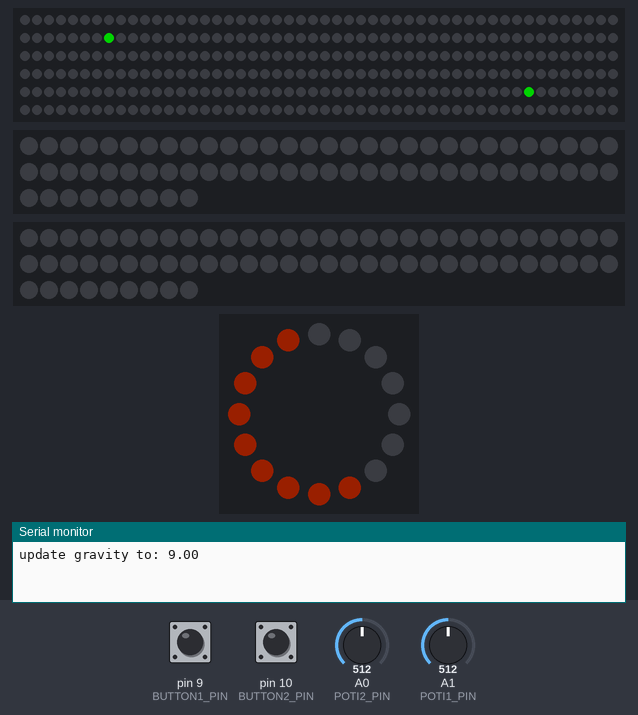
A sketch run on a simulated Arduino Uno, built with avr-gcc and run on an emulated ATmega328P. On the bench: 300 RGB LEDs in strip order, left to right, continuing on the next row, 2 × 69 RGB LEDs in strip order, left to right, continuing on the next row, 16 RGB LEDs in a ring, first at the top, clockwise, the last lines printed to the serial monitor. The test bench sets the inputs (shaded band); at power-on: pin 9 (BUTTON1_PIN) HIGH, pin 10 (BUTTON2_PIN) HIGH, A0 (POTI2_PIN) = 512, A1 (POTI1_PIN) = 512. Dim RGB values are drawn brighter than linear; random numbers use the default seed unless the sketch sets one.

Above: at 3.0 s.
3.1 s: pin 9 (BUTTON1_PIN) pulled LOW for 0.15 s
4.9 s: pin 10 (BUTTON2_PIN) pulled LOW for 1 s
6.5 s: A0 (POTI2_PIN) set to 943
At 6.9 s:
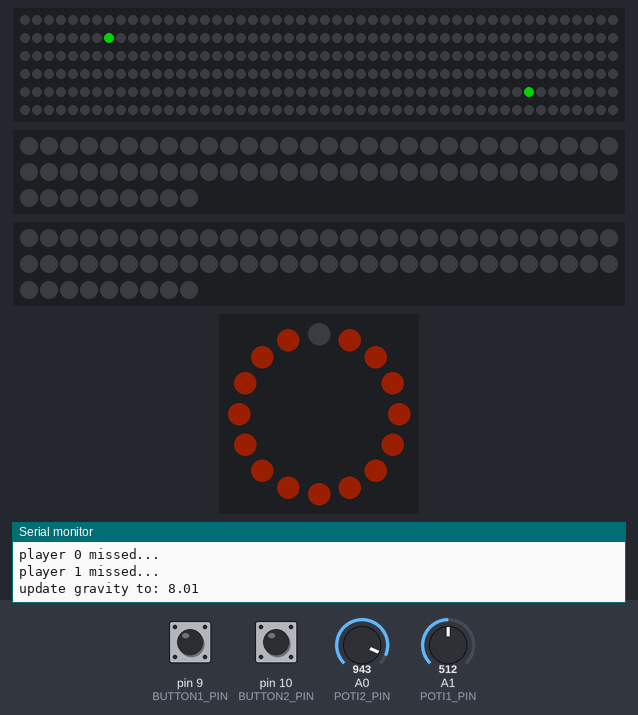
8.0 s: A0 (POTI2_PIN) set to 971
9.5 s: A1 (POTI1_PIN) set to 0
At 10.4 s:
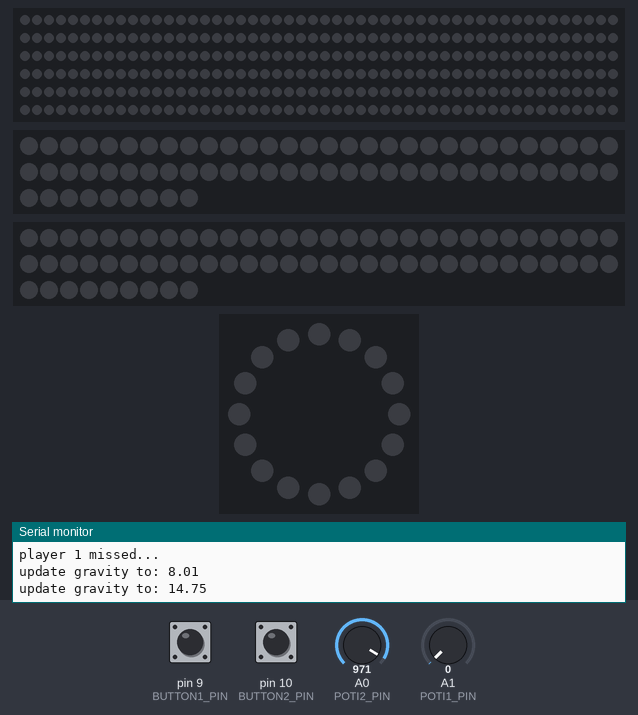
11.0 s: A1 (POTI1_PIN) set to 20
Timing chart, 0 to 14.0 s (numbered marks = the images above; inputs shaded):
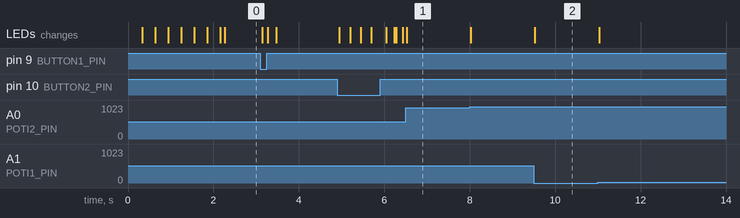

Measured:
- after the input at 9.5 s, the LEDs: change at once (image 2)

The sketch:

catapult.ino
```cpp
#include <Adafruit_NeoPixel.h>

#define STRIPE_PIN 2	 // input pin Neopixel is attached to
#define SHORT_STRIPE1_PIN 3
#define SHORT_STRIPE2_PIN 4
#define RING_PIN 5
#define BUTTON1_PIN 9
#define BUTTON2_PIN 10
#define POTI1_PIN A1
#define POTI2_PIN A0
#define STRIPPIXELS 69
#define DEMO_DELAY 30 // time in s until demo mode gets activated
#define DEMO_WINDOW 1000 // random variations of loading time in demo mode. 1000 means +-500ms variation.

// two led strips back to back for 360° "view". Comment out to have only one stripe.
#define DOUBLE_STRIPE

#ifdef DOUBLE_STRIPE
#define NUMPIXELS      300 // number of neopixels in main stripe
#define MAX_H 5.0 // maximum throwable height in meters
#else
#define NUMPIXELS      300 // number of neopixels in main stripe
#define MAX_H 10.0 // maximum throwable height in meters
#endif

enum states {
  IDLE, LOAD, THROW, HIT
};

Adafruit_NeoPixel stripe = Adafruit_NeoPixel(NUMPIXELS, STRIPE_PIN, NEO_GRB + NEO_KHZ800);
Adafruit_NeoPixel strip_l = Adafruit_NeoPixel(STRIPPIXELS, SHORT_STRIPE1_PIN, NEO_GRB + NEO_KHZ800);
Adafruit_NeoPixel strip_r = Adafruit_NeoPixel(STRIPPIXELS, SHORT_STRIPE2_PIN, NEO_GRB + NEO_KHZ800);
Adafruit_NeoPixel ring = Adafruit_NeoPixel(16, RING_PIN, NEO_GRB + NEO_KHZ800);

// global settings and states
double brightness = 100;
double gravity = 9;
double max_v = 1;
int target = 0;
int bullet_size = 10;
unsigned int max_score = 10;
bool demo_mode = false;

// player related variables
states state[2] = {IDLE, IDLE};
int score[2] = {0, 0};
uint8_t color_p[2][3] = {{255, 40, 41}, {50, 60, 180}};//{106, 95, 219}};

// load
unsigned long load_t0[2] = {0, 0};

// throw
double throw_v0[2] = {-1, -1};
unsigned long throw_t0[2] = {0, 0};
int throw_last_h[2] = {0, 0};
bool throw_missed[2] = {false, false};

// hit
int hit_position[2] = {0, 0};
unsigned long hit_t0[2] = {0, 0};

// demo / idle
unsigned long demo_last_interaction = 0;
unsigned long demo_t0[2] = {0, 0};
unsigned long demo_load[2] = {0, 0};

void setup() {
  stripe.begin(); // Initializes the NeoPixel library.
  strip_l.begin();
  strip_r.begin();
  ring.begin();
  pinMode(BUTTON1_PIN, INPUT_PULLUP); // initialize input pin
  pinMode(BUTTON2_PIN, INPUT_PULLUP); // initialize input pin
#ifdef DOUBLE_STRIPE
  target = random(20, NUMPIXELS/2);
#else
  target = random(20, NUMPIXELS);
#endif
  //randomSeed(analogRead(0)); // initialize random seed
  Serial.begin(9600);

  stripe.clear();
  stripe.show();
  strip_l.clear();
  strip_l.show();
  strip_r.clear();
  strip_r.show();
}

bool init_sequence = true;

void loop() {
  // read brightness poti
  int poti = analogRead(POTI1_PIN);
  if(abs(brightness - poti/1023.0) > 0.01) {
    brightness = poti/1023.0;
  }

  // read gravity poti
  poti = analogRead(POTI2_PIN);
  double tmp_gravity = max(1.0, poti/1023.0 * 16.0);
  if(abs(tmp_gravity - gravity) > 0.05) {
    Serial.print("update gravity to: ");
    Serial.println(gravity);
    gravity = tmp_gravity;
    // compute new maximum velocity
    max_v = sqrt(2 * MAX_H * gravity);
  }
  updateRing();

  // this is only executed once, but after reading poti values, therefore not in setup()
  if(init_sequence) {
    initSequence();
    init_sequence = false;
  }

  //  clear current stripe status
  stripe.clear();

  // visualize target pixel
  stripe.setPixelColor(target, br_color(0, 255, 0));
#ifdef DOUBLE_STRIPE
  stripe.setPixelColor(NUMPIXELS-target-1, br_color(0, 255, 0));
#endif

  // visualize score
  updateScore();

  // update state machine
  for(int player=0; player <= 1; player++) {
    bool input = (player == 0) ? !digitalRead(BUTTON1_PIN) : !digitalRead(BUTTON2_PIN); // read push buttons

    // interrupt demo mode and reset timer if an interaction happens
    if(input) {
      if(demo_mode) {
        score[0] = 0;
        score[1] = 0;
      }
      demo_last_interaction = millis();
      demo_mode = false;
      demo_t0[0] = 0;
      demo_t0[1] = 0;
    }
    // demo mode?
    if(millis() - demo_last_interaction > DEMO_DELAY * 1000) {
      if(!demo_mode) {
        score[0] = 0;
        score[1] = 0;
      }
      demo_mode = true;
    }
    if(demo_mode) {
      switch(state[player]) {
      case states::LOAD: // don't understand why, but this needs to be earlier than states::IDLE, otherwise it will be skipped. Weird.
        input = true;
        if((millis() - demo_t0[player]) > demo_load[player]) {
          input = false; // <- trigger throw
        }
        break;
      case states::IDLE:
        // initiate demo throw
        demo_t0[player] = millis();
        // figure out a loading time (+- some  random) to hit the target
        // h = 1/2 * a * t^2 -> t = sqrt((2*h)/a) (time of flight, unit: s)
        double t = sqrt((2.0*target/30.0)/gravity);
        double v0 = t*gravity;
        demo_load[player] = v0/max_v * 2500; // max_v would be reached by holding the button for 2.5s. THIS IS PROBABLY NOT HOW IT ACTS IN REALITY, seems that max loading time is > 2.5s for some reason.
        demo_load[player] += random(0, DEMO_WINDOW) - DEMO_WINDOW*0.5; //some random variation demo load time
        input = true; // trigger state switch
        break;
      case states::THROW:
        break;
      case HIT:
        break;
      }
    }

    // local variables for switch/case
    uint8_t energy = 0;
    bool hit;

    switch(state[player]) {
      case states::IDLE:
        if(input) {
          state[player] = states::LOAD;
        }
        break;
      case states::LOAD:
        energy = load_pixel(player);
        if(!input) {
          state[player] = states::THROW;
          load_t0[player] = 0;
          throw_v0[player] = max_v/255.0 * energy;
        }
        break;
      case states::THROW:
        if(throw_pixel(player, hit)) {
          // reset throw state
          throw_t0[player] = 0; // reset to invalid
          throw_missed[player] = false;

          if(hit) {
            state[player] = states::HIT;
            score[player]++;

            // generate new target
            hit_position[player] = target;
#ifdef DOUBLE_STRIPE
            target = random(20, NUMPIXELS/2);
#else
            target = random(20, NUMPIXELS);
#endif
          } else {
            state[player] = states::IDLE;
          }
        }
        break;
      case HIT:
        if(visualizeHit(player)) {
          // won this round??
          if(score[player] >= max_score) {
            visualize_win(player);
            for(int i=0; i<=1; i++) {
              score[i] = 0;
              throw_t0[i] = 0;
              throw_missed[i] = false;
              state[i] = states::IDLE;
            }
          }
          state[player] = states::IDLE;
        }
        break;
    }
  }

  stripe.show();
  //delay(100);
}

// returns current energy as value between 0-255. 255 leads to max_v.
uint8_t load_pixel(int player) {
  uint8_t energy = 0;
  if(load_t0[player] == 0) load_t0[player] = millis();
  energy = min((millis() - load_t0[player]) * 0.1, 255);  // max loading time 2.5sec -> / 2500 * 255

  // visualize loading
  for(int i = 0; i <= energy/25; i++) {
    stripe.setPixelColor(i, stripe.getPixelColor(i) | br_color(color_p[player][0], color_p[player][1], color_p[player][2]));
#ifdef DOUBLE_STRIPE
    stripe.setPixelColor(NUMPIXELS-i-1, stripe.getPixelColor(i) | br_color(color_p[player][0], color_p[player][1], color_p[player][2]));
#endif
  }

  return energy;
}

// returns true if hit or returned to floor
bool throw_pixel(int player, bool& hit) {
  hit  = false; // default return value
  if(throw_t0[player] == 0) throw_t0[player] = millis();
  double t = (millis() - throw_t0[player]) / 1000.0;

  int h = ((throw_v0[player] * t) - (0.5 * gravity * t*t)) * 30.0; // 30 leds per meter

  for(int i = 0; i < bullet_size; i++) {
    int k = min(h+i, NUMPIXELS/2-1);
    uint32_t color = stripe.getPixelColor(k) | br_color(color_p[player][0], color_p[player][1], color_p[player][2]);
    stripe.setPixelColor(k, color);
#ifdef DOUBLE_STRIPE
    color = stripe.getPixelColor(NUMPIXELS-k-1) | br_color(color_p[player][0], color_p[player][1], color_p[player][2]);
    stripe.setPixelColor(NUMPIXELS-k-1, color);
#endif
  }

  // target hit?
  if(throw_last_h[player] > h && !throw_missed[player]) {
    // highest point
    if((throw_last_h[player] <= target) && (target <= (throw_last_h[player] + bullet_size))) {
      Serial.print("player ");
      Serial.print(player);
      Serial.println(" HIT!!");
      hit = true;
      throw_last_h[player] = 0;
      return true;
    }else{
      throw_missed[player] = true;
      Serial.print("player ");
      Serial.print(player);
      Serial.println(" missed...");
    }
  }

  if(h < 0) {
    throw_last_h[player] = 0;
    return true;
  }

  throw_last_h[player] =  h;
  return false;
}

bool visualizeHit(int player) {
  if(hit_t0[player] == 0) hit_t0[player] = millis();
  unsigned long t = millis() - hit_t0[player];

  if(t % 100 >= 50) {
    int viz_start = max(hit_position[player] - bullet_size/2, 0);
    for(int i = 0; i < bullet_size; i++) {
      int k = min(viz_start+i, NUMPIXELS/2-1);
      stripe.setPixelColor(k, br_color(0, 0, 255));
#ifdef DOUBLE_STRIPE
      stripe.setPixelColor(NUMPIXELS-k-1, br_color(0, 0, 255));
#endif
    }
  }

  if(t > 500) {
    hit_t0[player] = 0;
    return true;
  } else {
    return false;
  }
}

void updateScore() {
  int blocksize = 5;
  strip_l.clear();
  strip_r.clear();
  for(int i=0; i<score[0]*blocksize; i++) {
    if(i % blocksize == blocksize-1) {
      // skip pixel as seperator
    } else {
      strip_l.setPixelColor(i, br_color(color_p[0][0], color_p[0][1], color_p[0][2]));
    }
  }
  for(int i=0; i<score[1]*blocksize; i++) {
    if(i % blocksize == blocksize-1) {
      // skip pixel as seperator
    } else {
      strip_r.setPixelColor(i, br_color(color_p[1][0], color_p[1][1], color_p[1][2]));
    }
  }
  strip_l.show();
  strip_r.show();
}

void visualize_win(int player) {
  for(int k=0; k<=3; k++) {
    strip_l.clear();
    strip_r.clear();
    strip_l.show();
    strip_r.show();
    for(int i=0; i < STRIPPIXELS; i++) {
      if(player == 0) {
        //left
        strip_l.setPixelColor(i, br_color(color_p[0][0], color_p[0][1], color_p[0][2]));
        strip_l.show();
      } else {
        //right
        strip_r.setPixelColor(i, br_color(color_p[1][0], color_p[1][1], color_p[1][2]));
        strip_r.show();
      }
      delay(10);
    }
  }
}

void updateRing() {
  ring.clear();
  for(int i=0; i < gravity; i++) {
    ring.setPixelColor(15-i, br_color(50, 10, 0));
  }
  ring.show();
}

void initSequence() {
  // init sequence
  for(int i=0; i < STRIPPIXELS; i++) {
    strip_l.clear();
    strip_l.setPixelColor(i, br_color(0, 0, 255));
    strip_l.show();
    strip_r.clear();
    strip_r.setPixelColor(i, br_color(0, 0, 255));
    strip_r.show();
    delay(10);
  }
  for(int i=STRIPPIXELS; i >= 0; i--) {
    strip_l.clear();
    strip_l.setPixelColor(i, br_color(0, 0, 255));
    strip_l.show();
    strip_r.clear();
    strip_r.setPixelColor(i, br_color(0, 0, 255));
    strip_r.show();
    delay(10);
  }
  strip_l.clear();
  strip_l.show();
  strip_r.clear();
  strip_r.show();
}

// returns brightness adjustes pixel color value
uint32_t br_color(uint8_t r, uint8_t g, uint8_t b) {
  return Adafruit_NeoPixel::Color(r*brightness, g*brightness, b*brightness);
}
```
